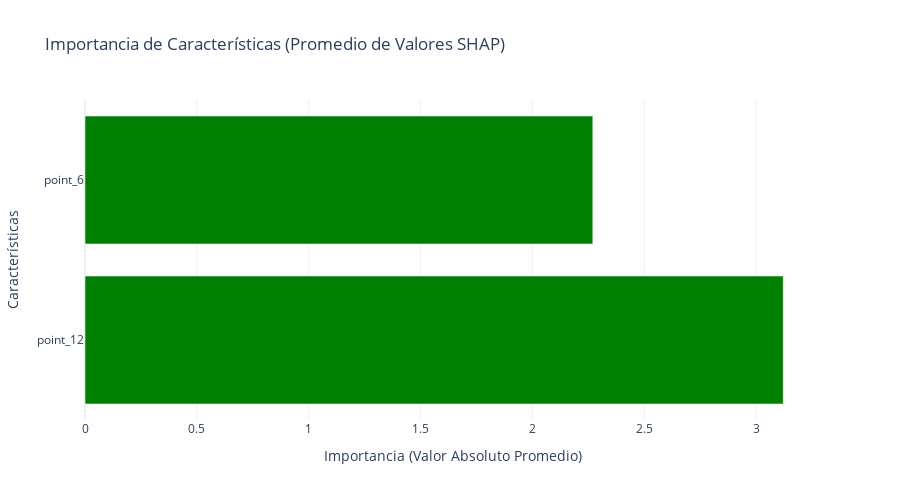

The notebook cell saved with this chart:
### Code cell
import numpy as np
import pandas as pd
import matplotlib.pyplot as plt
import seaborn as sns
from sklearn.metrics import mean_absolute_error, mean_squared_error, r2_score
from sklearn.model_selection import cross_val_score
import shap
import plotly.graph_objects as go
from scipy.stats import pearsonr, spearmanr

# ============================
# CONFIGURACIÓN Y CÁLCULOS INICIALES
# ============================

# (Asegúrate de tener definidas las variables: X_train, X_test, y_test, y_pred y model)

# Calcular errores y métricas de desempeño
errors = y_test - y_pred
abs_error = np.abs(errors)
mae = mean_absolute_error(y_test, y_pred)
rmse = np.sqrt(mean_squared_error(y_test, y_pred))
r2 = r2_score(y_test, y_pred)
cross_val_scores = cross_val_score(model, X, y, cv=5, scoring='r2') # Validación cruzada para obtener el R² promedio

# Mostrar las métricas calculadas
print(f"MAE: {mae:.4f}")
print(f"RMSE: {rmse:.4f}")
print(f"R²: {r2:.4f}")
print(f"R² de validación cruzada: {cross_val_scores.mean():.4f}")

# Calcular el explainer y los valores SHAP para la interpretación del modelo
explainer = shap.Explainer(model, X_train)
shap_values = explainer(X_test)

# Calcular la importancia promedio de cada característica (valor absoluto promedio)
shap_importance = np.abs(shap_values.values).mean(axis=0)
features = X_test.columns

# ============================
# VISUALIZACIÓN CON MATPLOTLIB Y SEABORN
# ============================
# Configurar estilo de Seaborn
sns.set_style("whitegrid")
plt.rcParams.update({'font.size': 12})

# Creamos un dashboard en Matplotlib con 2 filas y 3 columnas
fig, axs = plt.subplots(2, 3, figsize=(18, 10))
fig.suptitle("Análisis y Evaluación del Modelo", fontsize=20, y=0.98)

# --- 1. Distribución de errores (con signo) ---
ax = axs[0, 0]
sns.histplot(errors, bins=30, kde=True, color="salmon", ax=ax)
ax.axvline(errors.mean(), color='black', linestyle='dashed', linewidth=2, label=f"Media: {errors.mean():.2f}")
ax.set_xlabel("Error (y_test - y_pred)")
ax.set_ylabel("Frecuencia")
ax.set_title("Distribución de Errores")
ax.legend()

# --- 2. Gráfico de dispersión: Valores Reales vs. Predichos ---
ax = axs[0, 1]
sns.scatterplot(x=y_test, y=y_pred, alpha=0.7, color="dodgerblue", ax=ax)
# Línea de referencia ideal: predicción perfecta
ax.plot([y_test.min(), y_test.max()], [y_test.min(), y_test.max()], '--r', lw=2)
ax.set_xlabel("Valores Reales")
ax.set_ylabel("Valores Predichos")
ax.set_title("Real vs. Predicho")

# --- 3. Test de Pearson ---
pearson_corr, _ = pearsonr(y_test, y_pred)
ax = axs[0, 2]
sns.scatterplot(x=y_test, y=y_pred, alpha=0.7, color="seagreen", ax=ax)
ax.set_xlabel("Valores Reales")
ax.set_ylabel("Valores Predichos")
ax.set_title(f"Test de Pearson\nCorr = {pearson_corr:.4f}")

# --- 4. Test de Spearman ---
spearman_corr, _ = spearmanr(y_test, y_pred)
ax = axs[1, 0]
sns.scatterplot(x=y_test, y=y_pred, alpha=0.7, color="purple", ax=ax)
ax.set_xlabel("Valores Reales")
ax.set_ylabel("Valores Predichos")
ax.set_title(f"Test de Spearman\nCorr = {spearman_corr:.4f}")

# --- 5. Distribución del error absoluto ---
ax = axs[1, 1]
sns.histplot(abs_error, bins=30, edgecolor='black', color="skyblue", alpha=0.8, ax=ax)
ax.axvline(abs_error.mean(), color='red', linestyle='dashed', linewidth=2, label=f"Media: {abs_error.mean():.4f}")
ax.set_xlabel("Error Absoluto")
ax.set_ylabel("Frecuencia")
ax.set_title(f"Error Absoluto (MAE: {mae:.4f})")
ax.legend()

# --- 6. Comparación secuencial: Predicción vs. Real a lo largo de las muestras ---
ax = axs[1, 2]
indices = np.arange(len(y_test))
ax.plot(indices, y_test, label='Valores Reales', linestyle='-', color="blue", alpha=0.8)
ax.plot(indices, y_pred, label='Predicciones', linestyle='-', color="orange", alpha=0.8)
ax.set_xlabel("Índice de Muestra")
ax.set_ylabel("Valor")
ax.set_title("Serie Temporal: Real vs. Predicho")
ax.legend()

# Ajuste final de los subplots
plt.tight_layout(rect=[0, 0, 1, 0.95])  # Reserva espacio para el título principal
plt.show()

# ============================
# VISUALIZACIÓN INTERACTIVA CON PLOTLY: IMPORTANCIA DE CARACTERÍSTICAS (SHAP)
# ============================
# Creamos un gráfico de barras interactivo con Plotly
shap_fig = go.Figure(data=[go.Bar(
    x=shap_importance,
    y=features,
    orientation='h',
    marker=dict(color="green")
)])
shap_fig.update_layout(
    title="Importancia de Características (Promedio de Valores SHAP)",
    xaxis_title="Importancia (Valor Absoluto Promedio)",
    yaxis_title="Características",
    height=500,
    template="plotly_white"
)
shap_fig.show()

### Figure 1 — Plotly figure (JSON) as saved in the notebook; plotly's stock layout.template omitted (floating-point values rounded to 4 significant figures)
{"data": [{"marker": {"color": "green"}, "orientation": "h", "type": "bar", "x": [3.121, 2.269], "y": ["point_12", "point_6"]}], "layout": {"height": 500, "title": {"text": "Importancia de Características (Promedio de Valores SHAP)"}, "xaxis": {"title": {"text": "Importancia (Valor Absoluto Promedio)"}}, "yaxis": {"title": {"text": "Características"}}}}
